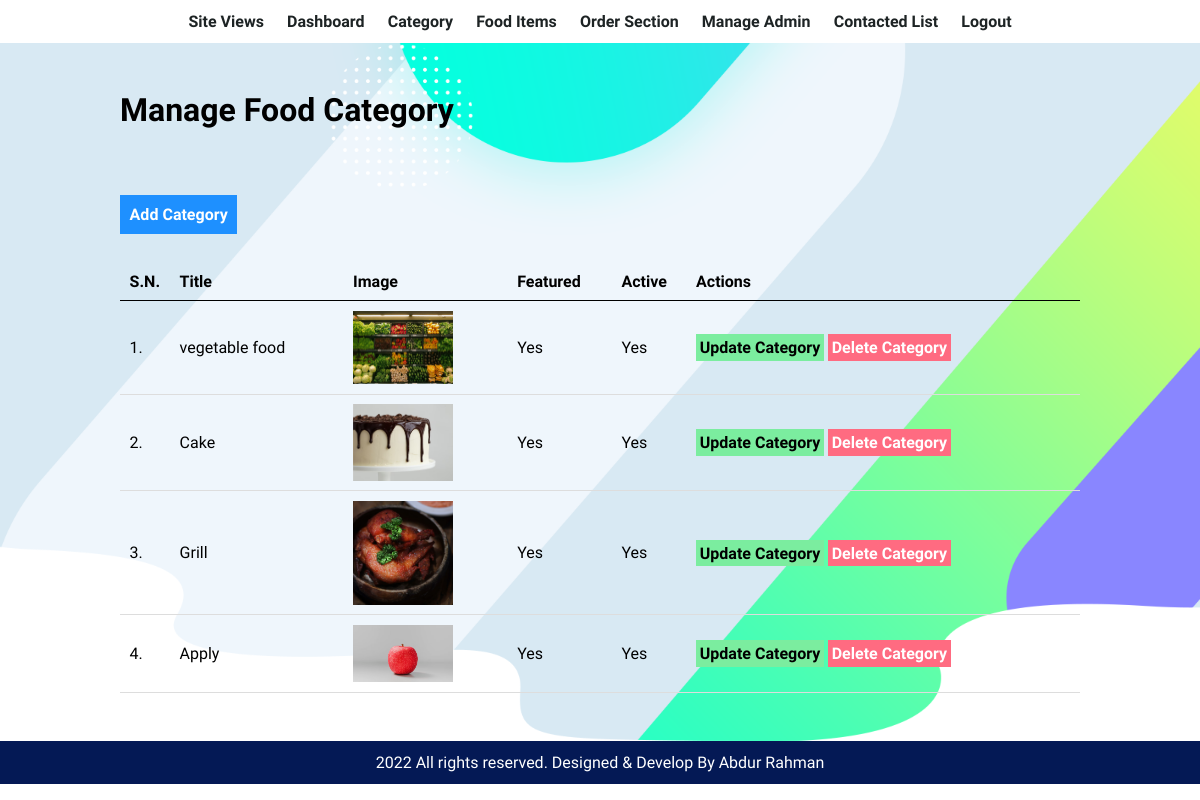
The app's page /admin/manage-category.php (signed in) with its own data.
### tables this page shows
CREATE TABLE `tbl_category` (
  `id` int(10) UNSIGNED NOT NULL,
  `title` varchar(100) NOT NULL,
  `image_name` varchar(255) NOT NULL,
  `featured` varchar(10) NOT NULL,
  `active` varchar(10) NOT NULL
);

### admin/manage-category.php (the view, shortened to what this page needs)
<?php include('partials/menu.php'); ?>
<div class="main-content">
    <div class="wrapper">
        <h1>Manage Food Category</h1>
        <br /><br />
        <br><br>
                <a href="<?php echo SITEURL; ?>admin/add-category.php" class="btn-primary">Add Category</a>
                <br /><br /><br />
                <table class="tbl-full">
                    <tr>
                        <th>S.N.</th>
                        <th>Title</th>
                        <th>Image</th>
                        <th>Featured</th>
                        <th>Active</th>
                        <th>Actions</th>
                    </tr>
                    <?php
                        $sql = "SELECT * FROM tbl_category";
                        $res = mysqli_query($conn, $sql);
                        $count = mysqli_num_rows($res);
                        $sn=1;
                        if($count>0)
                        {
                            while($row=mysqli_fetch_assoc($res))
                            {
                                $id = $row['id'];
                                $title = $row['title'];
                                $image_name = $row['image_name'];
                                $featured = $row['featured'];
                                $active = $row['active'];
                                ?>
                                    <tr>
                                        <td><?php echo $sn++; ?>. </td>
                                        <td><?php echo $title; ?></td>
                                        <td>
                                            <?php
                                                if($image_name!="")
                                                {
                                                    ?>
                                                    <img src="<?php echo SITEURL; ?>images/category/<?php echo $image_name; ?>" width="100px" >
                                                    <?php
                                                }
                                                else
                                                {
                                                    echo "<div class='error'>Image not Added.</div>";
                                                }
                                            ?>
                                        </td>
                                        <td><?php echo $featured; ?></td>
                                        <td><?php echo $active; ?></td>
                                        <td>
                                            <a href="<?php echo SITEURL; ?>admin/update-category.php?id=<?php echo $id; ?>" class="btn-secondary">Update Category</a>
                                            <a href="<?php echo SITEURL; ?>admin/delete-category.php?id=<?php echo $id; ?>&image_name=<?php echo $image_name; ?>" class="btn-danger">Delete Category</a>
                                        </td>
                                    </tr>
                                <?php
                            }
                        }
                        else
                        {
                            ?>
                            <tr>
                                <td colspan="6"><div class="error">No Category Added.</div></td>
                            </tr>
                            <?php
                        }
                    ?>
                </table>
    </div>
</div>
<?php include('partials/footer.php'); ?>

### css/admin.css (style rules this page uses)
* { margin: 0 0; padding: 0 0; font-family: 'Rajdhani', sans-serif; }
.wrapper { padding: 1%; width: 80%; margin: 0 auto; }
.tbl-full { width: 100%; }
table { border-collapse: collapse; width: 100%; }
th, td { padding: 8px; text-align: left; border-bottom: 1px solid #ddd; }
table tr th { border-bottom: 1px solid black; padding: 1%; text-align: left; }
table tr td { padding: 1%; }
.btn-primary { background-color: #1e90ff; padding: 1%; color: white; text-decoration: none; font-weight: bold; }
.btn-secondary { background-color: #7bed9f; padding: 1%; color: black; text-decoration: none; font-weight: bold; }
.btn-danger { background-color: #ff6b81; padding: 1%; color: white; text-decoration: none; font-weight: bold; }
.main-content { background-image: url('../images/banner-bg.png'); background-position: center; background-size: cover; background-repeat: no-repeat; padding: 3% 0; }

### records on screen
tbl_category: title "vegetable food", image_name (picture), featured "Yes", active "Yes"
tbl_category: title "Cake", image_name (picture), featured "Yes", active "Yes"
tbl_category: title "Grill", image_name (picture), featured "Yes", active "Yes"
tbl_category: title "Apply", image_name (picture), featured "Yes", active "Yes"
